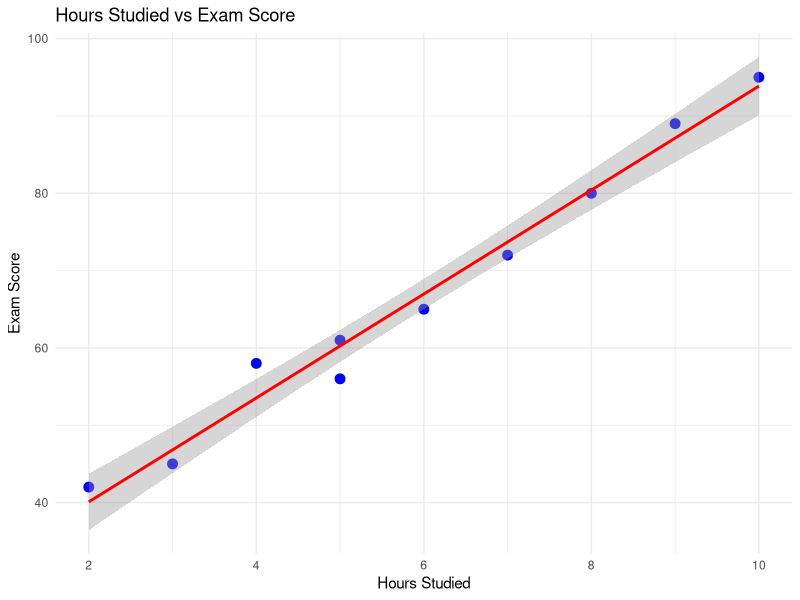
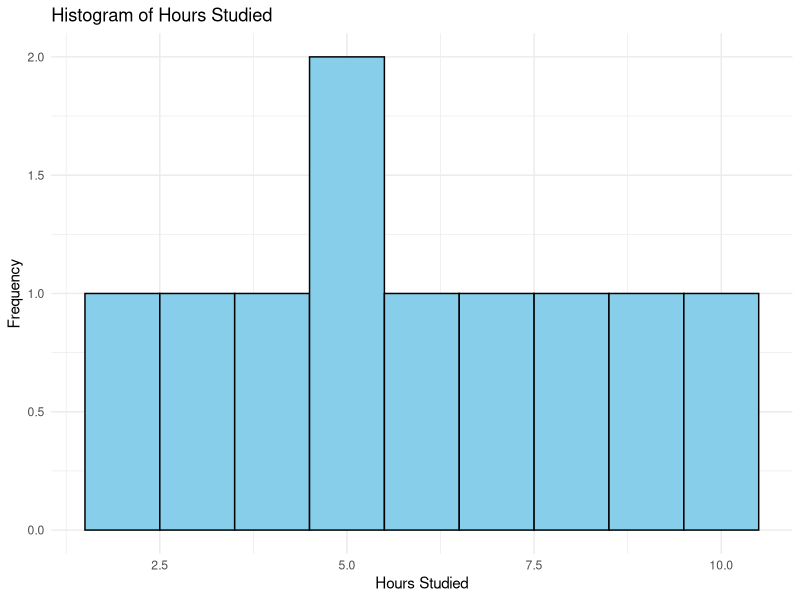
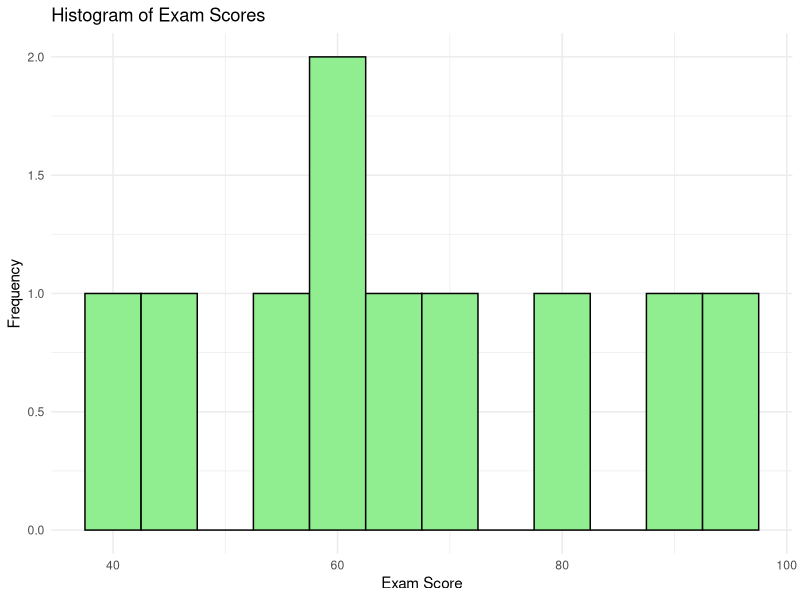
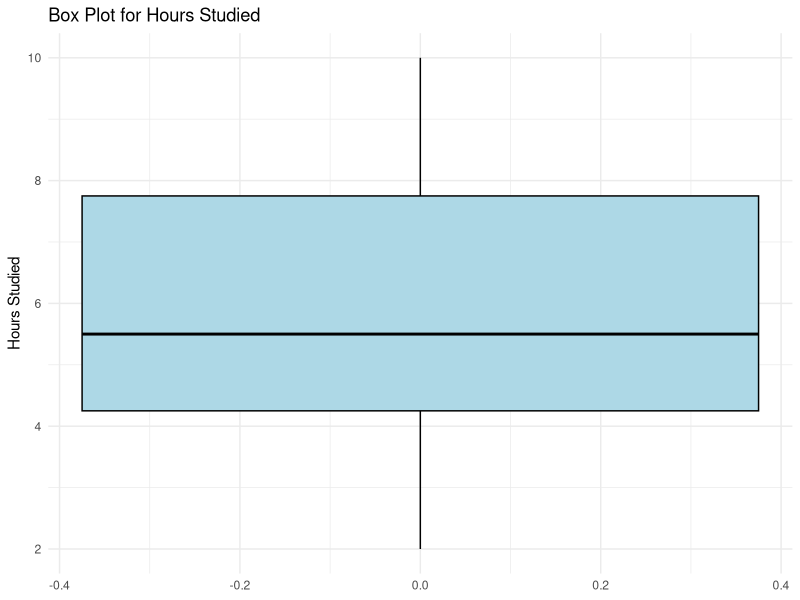
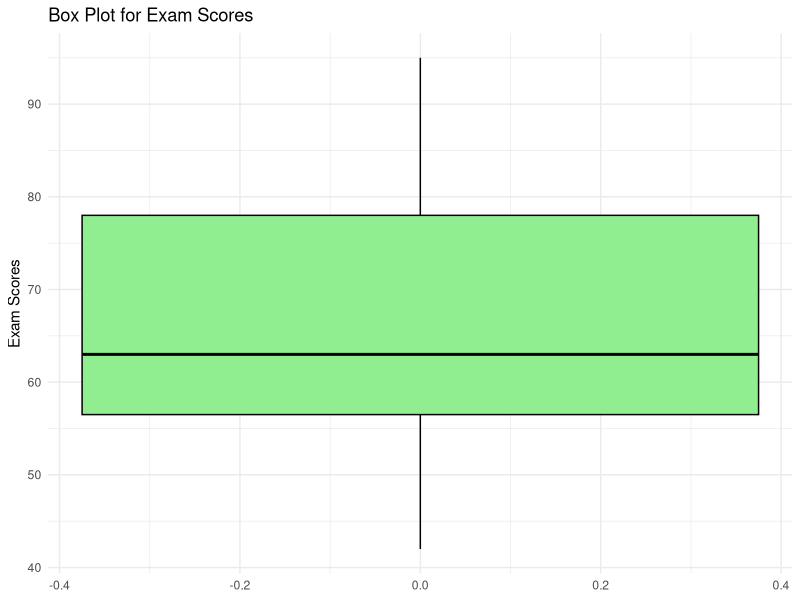

Here is the R script that generated these plots, in order:
library(ggplot2)

students_data <- data.frame(
  Student = 1:10,
  Hours_Studied = c(5, 3, 6, 7, 9, 10, 4, 8, 2, 5),
  Exam_Score = c(56, 45, 65, 72, 89, 95, 58, 80, 42, 61) 
)
print(students_data)

mean_hours <- mean(students_data$Hours_Studied)
median_hours <- median(students_data$Hours_Studied)
sd_hours <- sd(students_data$Hours_Studied)
mean_score <- mean(students_data$Exam_Score)
median_score <- median(students_data$Exam_Score)
sd_score <- sd(students_data$Exam_Score)

cat("Descriptive Statistics for Hours Studied:\n")
cat("Mean Hours Studied: ", mean_hours, "\n")
cat("Median Hours Studied: ", median_hours, "\n")
cat("Standard Deviation of Hours Studied: ", sd_hours, "\n\n")
cat("Descriptive Statistics for Exam Scores:\n")
cat("Mean Exam Score: ", mean_score, "\n")
cat("Median Exam Score: ", median_score, "\n")
cat("Standard Deviation of Exam Scores: ", sd_score, "\n")

ggplot(students_data, aes(x = Hours_Studied, y = Exam_Score)) +
  geom_point(color="blue", size=3) + # Scatter plot points
  geom_smooth(method="lm", col="red") + # Add a linear regression line
  labs(title="Hours Studied vs Exam Score",
       x="Hours Studied",
       y="Exam Score") +
  theme_minimal()

ggplot(students_data, aes(x = Hours_Studied)) +
  geom_histogram(binwidth = 1, fill = "skyblue", color = "black") +
  labs(title="Histogram of Hours Studied", x="Hours Studied", y="Frequency") +
  theme_minimal()

ggplot(students_data, aes(x = Exam_Score)) +
  geom_histogram(binwidth = 5, fill = "lightgreen", color = "black") +
  labs(title="Histogram of Exam Scores", x="Exam Score", y="Frequency") +
  theme_minimal()

ggplot(students_data, aes(y = Hours_Studied)) +
  geom_boxplot(fill = "lightblue", color = "black") +
  labs(title = "Box Plot for Hours Studied", y = "Hours Studied") +
  theme_minimal() 

ggplot(students_data, aes(y = Exam_Score)) +
  geom_boxplot(fill = "lightgreen", color = "black") +
  labs(title = "Box Plot for Exam Scores", y = "Exam Scores") +
  theme_minimal()
